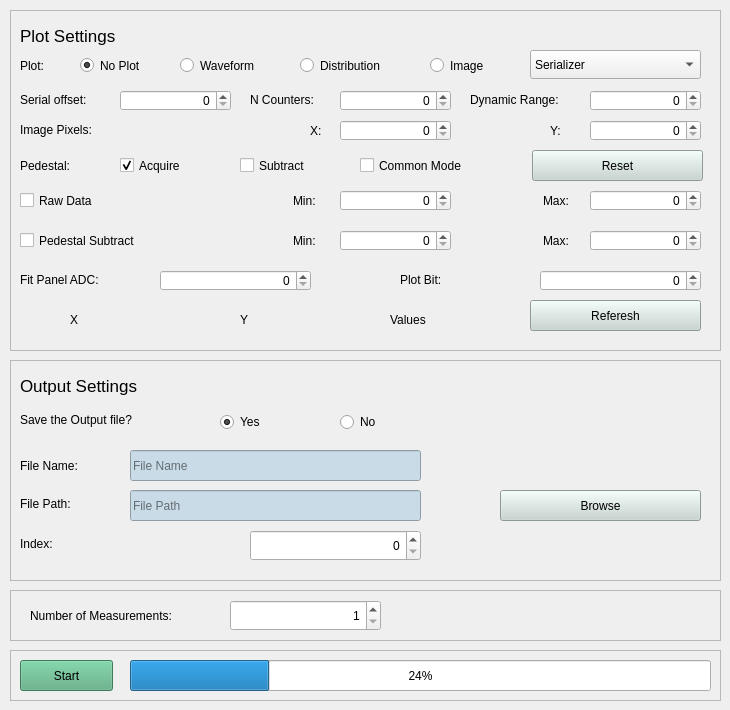
             <widget class="QWidget" name="tab_7">
              <attribute name="title">
               <string>Acquisition</string>
              </attribute>
              <widget class="QFrame" name="frame_10">
               <property name="geometry">
                <rect>
                 <x>10</x>
                 <y>10</y>
                 <width>711</width>
                 <height>341</height>
                </rect>
               </property>
               <property name="frameShape">
                <enum>QFrame::StyledPanel</enum>
               </property>
               <property name="frameShadow">
                <enum>QFrame::Sunken</enum>
               </property>
               <widget class="QLabel" name="label_109">
                <property name="geometry">
                 <rect>
                  <x>10</x>
                  <y>10</y>
                  <width>111</width>
                  <height>31</height>
                 </rect>
                </property>
                <property name="font">
                 <font>
                  <pointsize>13</pointsize>
                 </font>
                </property>
                <property name="text">
                 <string>Plot Settings</string>
                </property>
               </widget>
               <widget class="QLabel" name="label_110">
                <property name="geometry">
                 <rect>
                  <x>10</x>
                  <y>40</y>
                  <width>51</width>
                  <height>31</height>
                 </rect>
                </property>
                <property name="text">
                 <string>Plot:</string>
                </property>
               </widget>
               <widget class="QRadioButton" name="radioButtonNoPlot">
                <property name="geometry">
                 <rect>
                  <x>70</x>
                  <y>40</y>
                  <width>81</width>
                  <height>31</height>
                 </rect>
                </property>
                <property name="text">
                 <string>No Plot</string>
                </property>
                <property name="checked">
                 <bool>true</bool>
                </property>
               </widget>
               <widget class="QRadioButton" name="radioButtonWaveform">
                <property name="geometry">
                 <rect>
                  <x>170</x>
                  <y>40</y>
                  <width>111</width>
                  <height>31</height>
                 </rect>
                </property>
                <property name="text">
                 <string>Waveform</string>
                </property>
               </widget>
               <widget class="QRadioButton" name="radioButtonDistribution">
                <property name="geometry">
                 <rect>
                  <x>290</x>
                  <y>40</y>
                  <width>111</width>
                  <height>31</height>
                 </rect>
                </property>
                <property name="text">
                 <string>Distribution</string>
                </property>
               </widget>
               <widget class="QRadioButton" name="radioButtonImage">
                <property name="geometry">
                 <rect>
                  <x>420</x>
                  <y>40</y>
                  <width>91</width>
                  <height>31</height>
                 </rect>
                </property>
                <property name="text">
                 <string>Image</string>
                </property>
               </widget>
               <widget class="QComboBox" name="comboBoxPlot">
                <property name="geometry">
                 <rect>
                  <x>520</x>
                  <y>40</y>
                  <width>171</width>
                  <height>29</height>
                 </rect>
                </property>
                <item>
                 <property name="text">
                  <string>Serializer</string>
                 </property>
                </item>
                <item>
                 <property name="text">
                  <string>Deserializer</string>
                 </property>
                </item>
               </widget>
               <widget class="QLabel" name="label_111">
                <property name="geometry">
                 <rect>
                  <x>10</x>
                  <y>80</y>
                  <width>91</width>
                  <height>19</height>
                 </rect>
                </property>
                <property name="text">
                 <string>Serial offset:</string>
                </property>
               </widget>
               <widget class="QSpinBox" name="spinBoxSerialOffset">
                <property name="geometry">
                 <rect>
                  <x>110</x>
                  <y>80</y>
                  <width>111</width>
                  <height>21</height>
                 </rect>
                </property>
                <property name="alignment">
                 <set>Qt::AlignRight|Qt::AlignTrailing|Qt::AlignVCenter</set>
                </property>
               </widget>
               <widget class="QSpinBox" name="spinBoxNCount">
                <property name="geometry">
                 <rect>
                  <x>330</x>
                  <y>80</y>
                  <width>111</width>
                  <height>21</height>
                 </rect>
                </property>
                <property name="alignment">
                 <set>Qt::AlignRight|Qt::AlignTrailing|Qt::AlignVCenter</set>
                </property>
               </widget>
               <widget class="QLabel" name="label_112">
                <property name="geometry">
                 <rect>
                  <x>240</x>
                  <y>80</y>
                  <width>81</width>
                  <height>19</height>
                 </rect>
                </property>
                <property name="text">
                 <string>N Counters:</string>
                </property>
               </widget>
               <widget class="QSpinBox" name="spinBoxDynamicRange">
                <property name="geometry">
                 <rect>
                  <x>580</x>
                  <y>80</y>
                  <width>111</width>
                  <height>21</height>
                 </rect>
                </property>
                <property name="alignment">
                 <set>Qt::AlignRight|Qt::AlignTrailing|Qt::AlignVCenter</set>
                </property>
               </widget>
               <widget class="QLabel" name="label_113">
                <property name="geometry">
                 <rect>
                  <x>460</x>
                  <y>80</y>
                  <width>111</width>
                  <height>20</height>
                 </rect>
                </property>
                <property name="text">
                 <string>Dynamic Range:</string>
                </property>
               </widget>
               <widget class="QLabel" name="label_114">
                <property name="geometry">
                 <rect>
                  <x>10</x>
                  <y>110</y>
                  <width>91</width>
                  <height>19</height>
                 </rect>
                </property>
                <property name="text">
                 <string>Image Pixels:</string>
                </property>
               </widget>
               <widget class="QLabel" name="label_115">
                <property name="geometry">
                 <rect>
                  <x>300</x>
                  <y>110</y>
                  <width>21</width>
                  <height>21</height>
                 </rect>
                </property>
                <property name="text">
                 <string>X:</string>
                </property>
               </widget>
               <widget class="QSpinBox" name="spinBoxImageX">
                <property name="geometry">
                 <rect>
                  <x>330</x>
                  <y>110</y>
                  <width>111</width>
                  <height>21</height>
                 </rect>
                </property>
                <property name="alignment">
                 <set>Qt::AlignRight|Qt::AlignTrailing|Qt::AlignVCenter</set>
                </property>
               </widget>
               <widget class="QSpinBox" name="spinBoxImageY">
                <property name="geometry">
                 <rect>
                  <x>580</x>
                  <y>110</y>
                  <width>111</width>
                  <height>21</height>
                 </rect>
                </property>
                <property name="alignment">
                 <set>Qt::AlignRight|Qt::AlignTrailing|Qt::AlignVCenter</set>
                </property>
               </widget>
               <widget class="QLabel" name="label_116">
                <property name="geometry">
                 <rect>
                  <x>540</x>
                  <y>110</y>
                  <width>21</width>
                  <height>21</height>
                 </rect>
                </property>
                <property name="text">
                 <string>Y:</string>
                </property>
               </widget>
               <widget class="QLabel" name="label_117">
                <property name="geometry">
                 <rect>
                  <x>10</x>
                  <y>140</y>
                  <width>64</width>
                  <height>31</height>
                 </rect>
                </property>
                <property name="text">
                 <string>Pedestal:</string>
                </property>
               </widget>
               <widget class="QCheckBox" name="checkBoxAcquire">
                <property name="geometry">
                 <rect>
                  <x>110</x>
                  <y>140</y>
                  <width>94</width>
                  <height>31</height>
                 </rect>
                </property>
                <property name="text">
                 <string>Acquire</string>
                </property>
                <property name="checked">
                 <bool>true</bool>
                </property>
               </widget>
               <widget class="QCheckBox" name="checkBoxSubtract">
                <property name="geometry">
                 <rect>
                  <x>230</x>
                  <y>140</y>
                  <width>94</width>
                  <height>31</height>
                 </rect>
                </property>
                <property name="text">
                 <string>Subtract</string>
                </property>
               </widget>
               <widget class="QCheckBox" name="checkBoxCommonMode">
                <property name="geometry">
                 <rect>
                  <x>350</x>
                  <y>140</y>
                  <width>131</width>
                  <height>31</height>
                 </rect>
                </property>
                <property name="text">
                 <string>Common Mode</string>
                </property>
               </widget>
               <widget class="QPushButton" name="pushButtonReset">
                <property name="geometry">
                 <rect>
                  <x>522</x>
                  <y>140</y>
                  <width>171</width>
                  <height>31</height>
                 </rect>
                </property>
                <property name="styleSheet">
                 <string notr="true">background-color: rgb(199, 213, 207);</string>
                </property>
                <property name="text">
                 <string>Reset</string>
                </property>
               </widget>
               <widget class="QCheckBox" name="checkBoxRaw">
                <property name="geometry">
                 <rect>
                  <x>10</x>
                  <y>180</y>
                  <width>94</width>
                  <height>21</height>
                 </rect>
                </property>
                <property name="text">
                 <string>Raw Data</string>
                </property>
               </widget>
               <widget class="QCheckBox" name="checkBoxPedestal">
                <property name="geometry">
                 <rect>
                  <x>10</x>
                  <y>220</y>
                  <width>151</width>
                  <height>21</height>
                 </rect>
                </property>
                <property name="text">
                 <string>Pedestal Subtract</string>
                </property>
               </widget>
               <widget class="QLabel" name="label_118">
                <property name="geometry">
                 <rect>
                  <x>283</x>
                  <y>180</y>
                  <width>31</width>
                  <height>21</height>
                 </rect>
                </property>
                <property name="text">
                 <string>Min:</string>
                </property>
               </widget>
               <widget class="QLabel" name="label_119">
                <property name="geometry">
                 <rect>
                  <x>283</x>
                  <y>220</y>
                  <width>31</width>
                  <height>21</height>
                 </rect>
                </property>
                <property name="text">
                 <string>Min:</string>
                </property>
               </widget>
               <widget class="QSpinBox" name="spinBoxRawMin">
                <property name="geometry">
                 <rect>
                  <x>330</x>
                  <y>180</y>
                  <width>111</width>
                  <height>21</height>
                 </rect>
                </property>
                <property name="alignment">
                 <set>Qt::AlignRight|Qt::AlignTrailing|Qt::AlignVCenter</set>
                </property>
               </widget>
               <widget class="QSpinBox" name="spinBoxPedestalMin">
                <property name="geometry">
                 <rect>
                  <x>330</x>
                  <y>220</y>
                  <width>111</width>
                  <height>21</height>
                 </rect>
                </property>
                <property name="alignment">
                 <set>Qt::AlignRight|Qt::AlignTrailing|Qt::AlignVCenter</set>
                </property>
               </widget>
               <widget class="QLabel" name="label_120">
                <property name="geometry">
                 <rect>
                  <x>533</x>
                  <y>220</y>
                  <width>31</width>
                  <height>21</height>
                 </rect>
                </property>
                <property name="text">
                 <string>Max:</string>
                </property>
               </widget>
               <widget class="QSpinBox" name="spinBoxPedestalMax">
                <property name="geometry">
                 <rect>
                  <x>580</x>
                  <y>220</y>
                  <width>111</width>
                  <height>21</height>
                 </rect>
                </property>
                <property name="alignment">
                 <set>Qt::AlignRight|Qt::AlignTrailing|Qt::AlignVCenter</set>
                </property>
               </widget>
               <widget class="QSpinBox" name="spinBoxRawMax">
                <property name="geometry">
                 <rect>
                  <x>580</x>
                  <y>180</y>
                  <width>111</width>
                  <height>21</height>
                 </rect>
                </property>
                <property name="alignment">
                 <set>Qt::AlignRight|Qt::AlignTrailing|Qt::AlignVCenter</set>
                </property>
               </widget>
               <widget class="QLabel" name="label_121">
                <property name="geometry">
                 <rect>
                  <x>533</x>
                  <y>180</y>
                  <width>31</width>
                  <height>21</height>
                 </rect>
                </property>
                <property name="text">
                 <string>Max:</string>
                </property>
               </widget>
               <widget class="QSpinBox" name="spinBoxFit">
                <property name="geometry">
                 <rect>
                  <x>150</x>
                  <y>260</y>
                  <width>151</width>
                  <height>21</height>
                 </rect>
                </property>
                <property name="alignment">
                 <set>Qt::AlignRight|Qt::AlignTrailing|Qt::AlignVCenter</set>
                </property>
               </widget>
               <widget class="QSpinBox" name="spinBoxPlot">
                <property name="geometry">
                 <rect>
                  <x>530</x>
                  <y>260</y>
                  <width>161</width>
                  <height>21</height>
                 </rect>
                </property>
                <property name="alignment">
                 <set>Qt::AlignRight|Qt::AlignTrailing|Qt::AlignVCenter</set>
                </property>
               </widget>
               <widget class="QLabel" name="label_122">
                <property name="geometry">
                 <rect>
                  <x>10</x>
                  <y>260</y>
                  <width>101</width>
                  <height>19</height>
                 </rect>
                </property>
                <property name="text">
                 <string>Fit Panel ADC:</string>
                </property>
               </widget>
               <widget class="QLabel" name="label_123">
                <property name="geometry">
                 <rect>
                  <x>390</x>
                  <y>260</y>
                  <width>101</width>
                  <height>19</height>
                 </rect>
                </property>
                <property name="text">
                 <string>Plot Bit:</string>
                </property>
               </widget>
               <widget class="QLabel" name="labelX">
                <property name="geometry">
                 <rect>
                  <x>60</x>
                  <y>300</y>
                  <width>51</width>
                  <height>20</height>
                 </rect>
                </property>
                <property name="text">
                 <string>X</string>
                </property>
               </widget>
               <widget class="QLabel" name="labelY">
                <property name="geometry">
                 <rect>
                  <x>230</x>
                  <y>300</y>
                  <width>41</width>
                  <height>20</height>
                 </rect>
                </property>
                <property name="text">
                 <string>Y</string>
                </property>
               </widget>
               <widget class="QLabel" name="labelValues">
                <property name="geometry">
                 <rect>
                  <x>380</x>
                  <y>300</y>
                  <width>81</width>
                  <height>20</height>
                 </rect>
                </property>
                <property name="text">
                 <string>Values</string>
                </property>
               </widget>
               <widget class="QPushButton" name="pushButtonReferesh">
                <property name="geometry">
                 <rect>
                  <x>520</x>
                  <y>290</y>
                  <width>171</width>
                  <height>31</height>
                 </rect>
                </property>
                <property name="styleSheet">
                 <string notr="true">background-color: rgb(199, 213, 207);</string>
                </property>
                <property name="text">
                 <string>Referesh</string>
                </property>
               </widget>
              </widget>
              <widget class="QFrame" name="frame_11">
               <property name="geometry">
                <rect>
                 <x>10</x>
                 <y>360</y>
                 <width>711</width>
                 <height>221</height>
                </rect>
               </property>
               <property name="frameShape">
                <enum>QFrame::StyledPanel</enum>
               </property>
               <property name="frameShadow">
                <enum>QFrame::Sunken</enum>
               </property>
               <widget class="QLabel" name="label_127">
                <property name="geometry">
                 <rect>
                  <x>10</x>
                  <y>10</y>
                  <width>131</width>
                  <height>31</height>
                 </rect>
                </property>
                <property name="font">
                 <font>
                  <pointsize>13</pointsize>
                 </font>
                </property>
                <property name="frameShadow">
                 <enum>QFrame::Sunken</enum>
                </property>
                <property name="lineWidth">
                 <number>1</number>
                </property>
                <property name="text">
                 <string>Output Settings</string>
                </property>
               </widget>
               <widget class="QLabel" name="label_128">
                <property name="geometry">
                 <rect>
                  <x>10</x>
                  <y>50</y>
                  <width>151</width>
                  <height>19</height>
                 </rect>
                </property>
                <property name="text">
                 <string>Save the Output file?</string>
                </property>
               </widget>
               <widget class="QRadioButton" name="radioButtonYes">
                <property name="geometry">
                 <rect>
                  <x>210</x>
                  <y>50</y>
                  <width>111</width>
                  <height>24</height>
                 </rect>
                </property>
                <property name="text">
                 <string>Yes</string>
                </property>
                <property name="checked">
                 <bool>true</bool>
                </property>
               </widget>
               <widget class="QRadioButton" name="radioButtonNo">
                <property name="geometry">
                 <rect>
                  <x>330</x>
                  <y>50</y>
                  <width>111</width>
                  <height>24</height>
                 </rect>
                </property>
                <property name="text">
                 <string>No</string>
                </property>
                <property name="checked">
                 <bool>false</bool>
                </property>
               </widget>
               <widget class="QFrame" name="frameOutput">
                <property name="geometry">
                 <rect>
                  <x>0</x>
                  <y>80</y>
                  <width>701</width>
                  <height>131</height>
                 </rect>
                </property>
                <property name="frameShape">
                 <enum>QFrame::NoFrame</enum>
                </property>
                <property name="frameShadow">
                 <enum>QFrame::Plain</enum>
                </property>
                <widget class="QLabel" name="label_129">
                 <property name="geometry">
                  <rect>
                   <x>10</x>
                   <y>10</y>
                   <width>81</width>
                   <height>31</height>
                  </rect>
                 </property>
                 <property name="text">
                  <string>File Name:</string>
                 </property>
                </widget>
                <widget class="QLabel" name="label_130">
                 <property name="geometry">
                  <rect>
                   <x>10</x>
                   <y>48</y>
                   <width>81</width>
                   <height>31</height>
                  </rect>
                 </property>
                 <property name="text">
                  <string>File Path:</string>
                 </property>
                </widget>
                <widget class="QLabel" name="label_131">
                 <property name="geometry">
                  <rect>
                   <x>10</x>
                   <y>88</y>
                   <width>64</width>
                   <height>31</height>
                  </rect>
                 </property>
                 <property name="text">
                  <string>Index:</string>
                 </property>
                </widget>
                <widget class="QLineEdit" name="lineEditFileName">
                 <property name="geometry">
                  <rect>
                   <x>120</x>
                   <y>10</y>
                   <width>291</width>
                   <height>31</height>
                  </rect>
                 </property>
                 <property name="styleSheet">
                  <string notr="true">background-color: rgb(200, 219, 230);</string>
                 </property>
                 <property name="placeholderText">
                  <string>File Name</string>
                 </property>
                </widget>
                <widget class="QLineEdit" name="lineEditFilePath">
                 <property name="geometry">
                  <rect>
                   <x>120</x>
                   <y>50</y>
                   <width>291</width>
                   <height>31</height>
                  </rect>
                 </property>
                 <property name="styleSheet">
                  <string notr="true">background-color: rgb(200, 219, 230);</string>
                 </property>
                 <property name="placeholderText">
                  <string>File Path</string>
                 </property>
                </widget>
                <widget class="QSpinBox" name="spinBoxIndex">
                 <property name="geometry">
                  <rect>
                   <x>240</x>
                   <y>90</y>
                   <width>171</width>
                   <height>31</height>
                  </rect>
                 </property>
                 <property name="alignment">
                  <set>Qt::AlignRight|Qt::AlignTrailing|Qt::AlignVCenter</set>
                 </property>
                </widget>
                <widget class="QPushButton" name="pushButtonBrowse">
                 <property name="geometry">
                  <rect>
                   <x>490</x>
                   <y>50</y>
                   <width>201</width>
                   <height>31</height>
                  </rect>
                 </property>
                 <property name="styleSheet">
                  <string notr="true">background-color: rgb(199, 213, 207);</string>
                 </property>
                 <property name="text">
                  <string>Browse</string>
                 </property>
                </widget>
               </widget>
              </widget>
              <widget class="QFrame" name="frame_13">
               <property name="geometry">
                <rect>
                 <x>10</x>
                 <y>650</y>
                 <width>711</width>
                 <height>51</height>
                </rect>
               </property>
               <property name="frameShape">
                <enum>QFrame::StyledPanel</enum>
               </property>
               <property name="frameShadow">
                <enum>QFrame::Raised</enum>
               </property>
               <widget class="QPushButton" name="pushButtonStart">
                <property name="geometry">
                 <rect>
                  <x>10</x>
                  <y>10</y>
                  <width>93</width>
                  <height>31</height>
                 </rect>
                </property>
                <property name="styleSheet">
                 <string notr="true">background-color: rgb(85, 170, 127);</string>
                </property>
                <property name="text">
                 <string>Start</string>
                </property>
               </widget>
               <widget class="QProgressBar" name="progressBar">
                <property name="geometry">
                 <rect>
                  <x>120</x>
                  <y>10</y>
                  <width>581</width>
                  <height>31</height>
                 </rect>
                </property>
                <property name="value">
                 <number>24</number>
                </property>
               </widget>
              </widget>
              <widget class="QFrame" name="frame_14">
               <property name="geometry">
                <rect>
                 <x>10</x>
                 <y>590</y>
                 <width>711</width>
                 <height>51</height>
                </rect>
               </property>
               <property name="frameShape">
                <enum>QFrame::StyledPanel</enum>
               </property>
               <property name="frameShadow">
                <enum>QFrame::Raised</enum>
               </property>
               <widget class="QSpinBox" name="spinBoxMeasurements">
                <property name="geometry">
                 <rect>
                  <x>220</x>
                  <y>10</y>
                  <width>151</width>
                  <height>31</height>
                 </rect>
                </property>
                <property name="alignment">
                 <set>Qt::AlignRight|Qt::AlignTrailing|Qt::AlignVCenter</set>
                </property>
                <property name="minimum">
                 <number>1</number>
                </property>
               </widget>
               <widget class="QLabel" name="label_132">
                <property name="geometry">
                 <rect>
                  <x>20</x>
                  <y>10</y>
                  <width>191</width>
                  <height>31</height>
                 </rect>
                </property>
                <property name="text">
                 <string>Number of Measurements:</string>
                </property>
               </widget>
              </widget>
             </widget>
